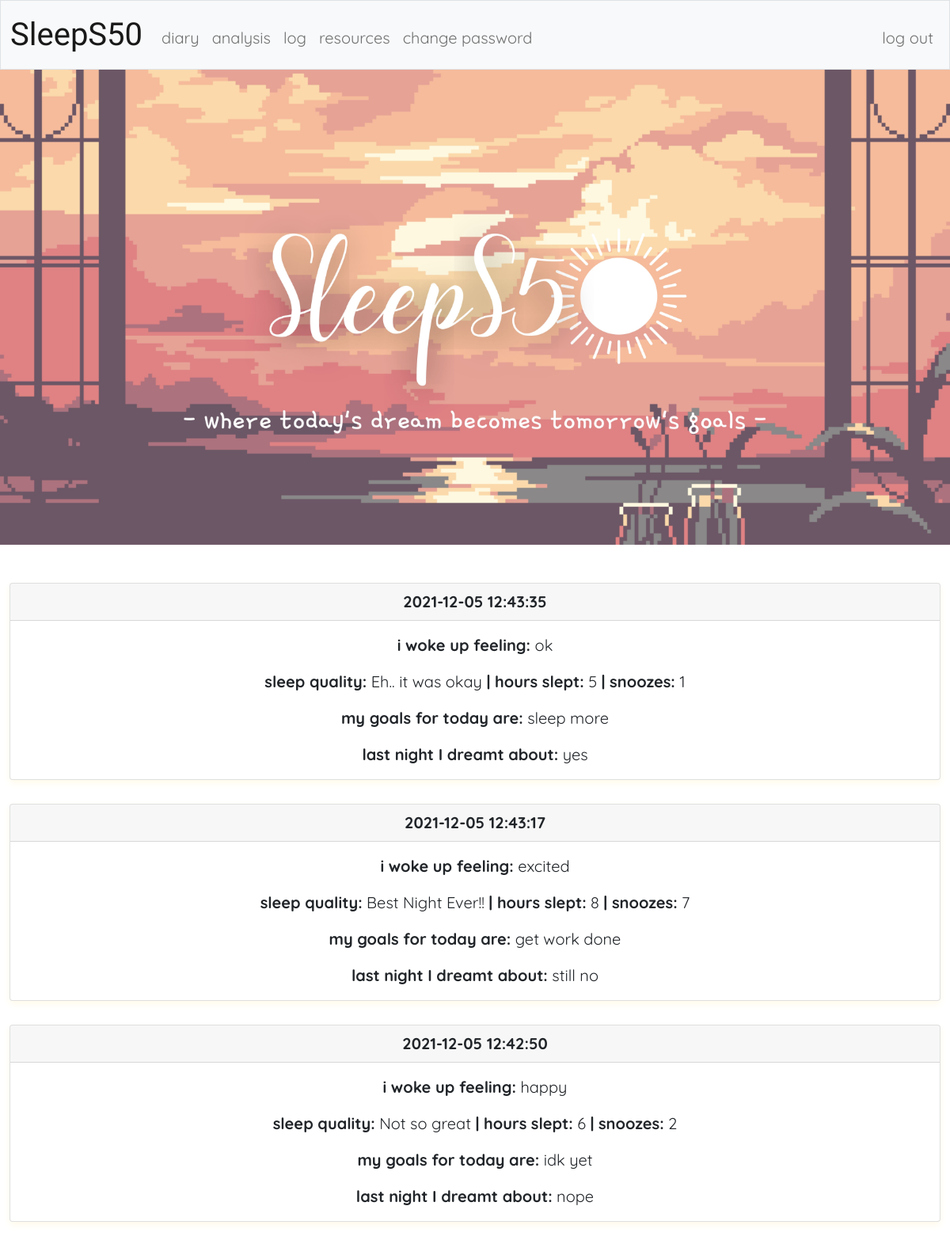
The app's page /log (signed in) with its own data.
### tables this page shows
CREATE TABLE diary (id INTEGER, user_id INTEGER NOT NULL, hours_slept INTEGER NOT NULL, snoozes INTEGER NOT NULL, sleep_quality TEXT NOT NULL, mood TEXT NOT NULL, daily_goals TEXT NOT NULL, dream TEXT NOT NULL, time DATETIME NOT NULL DEFAULT CURRENT_TIMESTAMP, PRIMARY key(id), FOREIGN key(user_id) REFERENCES users(id));

### app.py (the view)
@app.route("/log")
@login_required
def log():
    diarys = db.execute("SELECT * FROM diary WHERE user_id = :user_id ORDER BY time DESC", user_id=session["user_id"])
    return render_template("log.html", diarys = diarys)

### app.py (called while the page is built)
@app.after_request
def after_request(response):
    response.headers["Cache-Control"] = "no-cache, no-store, must-revalidate"
    response.headers["Expires"] = 0
    response.headers["Pragma"] = "no-cache"
    return response

### helpers.py (called while the page is built)
def login_required(f):
    @wraps(f)
    def decorated_function(*args, **kwargs):
        if session.get("user_id") is None:
            return redirect("/login")
        return f(*args, **kwargs)
    return decorated_function

### templates/log.html (shortened to what this page needs)
{% extends "layout.html" %}
{% block main %}
    {% for diary in diarys %}
    <div class="card">
        <div class="card-header">
          <b>{{diary.time}}</b>
        </div>
        <div class="card-body">
          <p class="card-text"><b>i woke up feeling:</b> {{diary.mood}}</p>
          <p class="card-text"><b>sleep quality:</b> {{diary.sleep_quality}}  <b>|  hours slept:</b> {{diary.hours_slept}}  <b>|  snoozes:</b> {{diary.snoozes}}</p>
          <p class="card-text"><b>my goals for today are:</b> {{diary.daily_goals}}</p>
          <p class="card-text"><b>last night I dreamt about:</b> {{diary.dream}}</p>
        </div>
    </div>
    <br>
    {% endfor %}
{% endblock %}

### templates/layout.html (shortened to what this page needs)
<!DOCTYPE html>
<html lang="en">
    <head>
        <link href="https://cdn.jsdelivr.net/npm/bootstrap@5.1.3/dist/css/bootstrap.min.css" rel="stylesheet">
        <link href="/static/styles.css" rel="stylesheet">
    </head>
    <body>
        <nav class="bg-light border navbar navbar-expand-md navbar-light">
            <div class="container-fluid">
                <a class="navbar-brand" href="/"><span class="header2" style="font-size:40px">SleepS50</span></a>
                <div class="collapse navbar-collapse" id="navbar">
                    {% if session["user_id"] %}
                        <ul class="navbar-nav me-auto mt-2">
                            <li class="nav-item"><a class="nav-link" href="/diary">diary</a></li>
                            <li class="nav-item"><a class="nav-link" href="/analysis">analysis</a></li>
                            <li class="nav-item"><a class="nav-link" href="/log">log</a></li>
                            <li class="nav-item"><a class="nav-link" href="/get_resources">resources</a></li>
                            <li class="nav-item"><a class="nav-link" href="/change_password">change password</a></li>
                        </ul>
                        <ul class="navbar-nav ms-auto mt-2">
                            <li class="nav-item"><a class="nav-link" href="/logout">log out</a></li>
                        </ul>
                    {% else %}
                        <ul class="navbar-nav ms-auto mt-2">
                            <li class="nav-item"><a class="nav-link" href="/register">register</a></li>
                            <li class="nav-item"><a class="nav-link" href="/login">log in</a></li>
                        </ul>
                    {% endif %}
                </div>
            </div>
        </nav>
        <img src="/static/SleepS50.jpg" alt="SleepS50" width="100%">
        <main class="container-fluid py-5 text-center">
            {% block main %}{% endblock %}
        </main>
    </body>
</html>

### static/styles.css (style rules this page uses)
body { font-family: 'Quicksand', sans-serif; font-size: 20px; }
.header2 { font-family: 'Gamja Flower', cursive; font-size: 50px; }
.card { box-shadow: 0 4px 8px 0 #FFFAEA; transition: 0.3s; }

### records on screen
diary: time "2021-12-05 12:43:35", mood "ok", sleep_quality "Eh.. it was okay", hours_slept "5", snoozes "1", daily_goals "sleep more", dream "yes"
diary: time "2021-12-05 12:43:17", mood "excited", sleep_quality "Best Night Ever!!", hours_slept "8", snoozes "7", daily_goals "get work done", dream "still no"
diary: time "2021-12-05 12:42:50", mood "happy", sleep_quality "Not so great", hours_slept "6", snoozes "2", daily_goals "idk yet", dream "nope"
